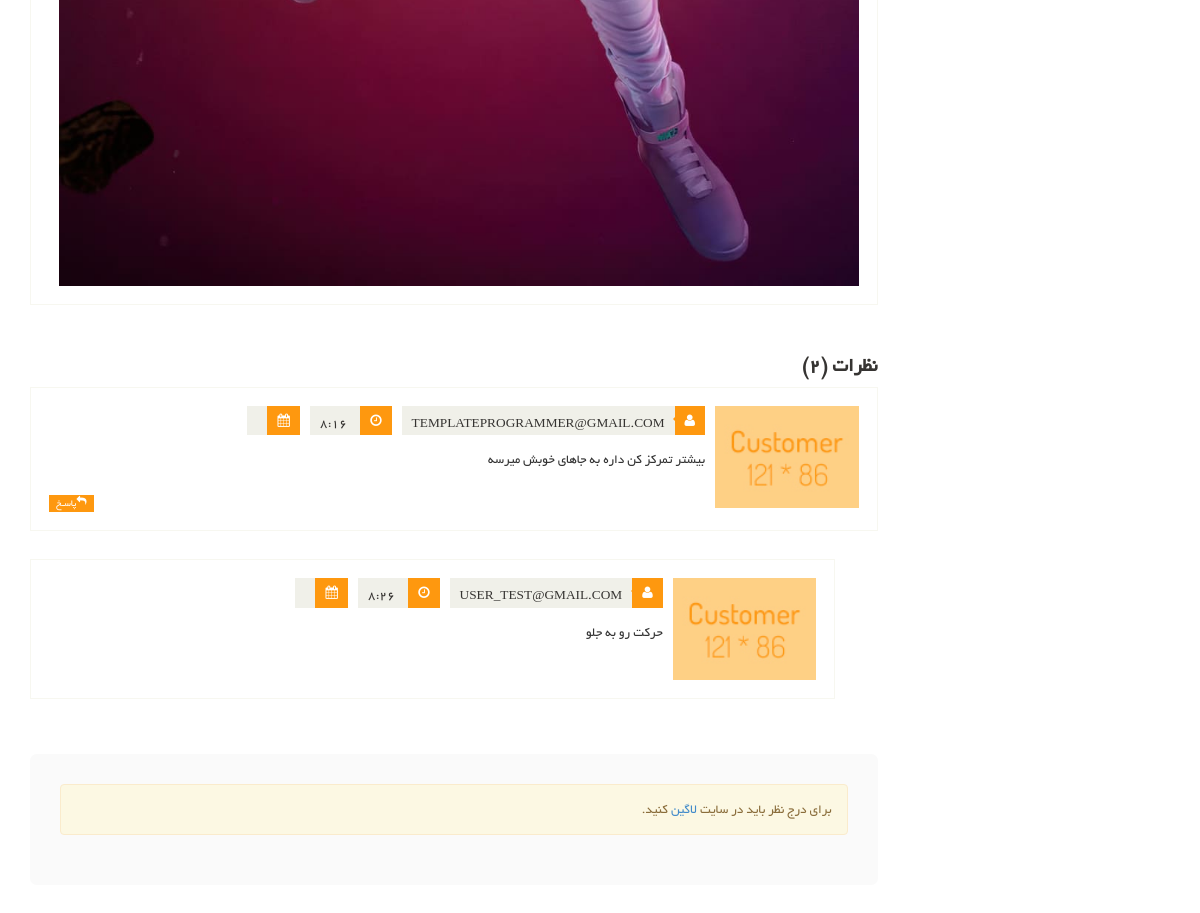
The page /articles/3/ (lower part) on the database as committed earlier.
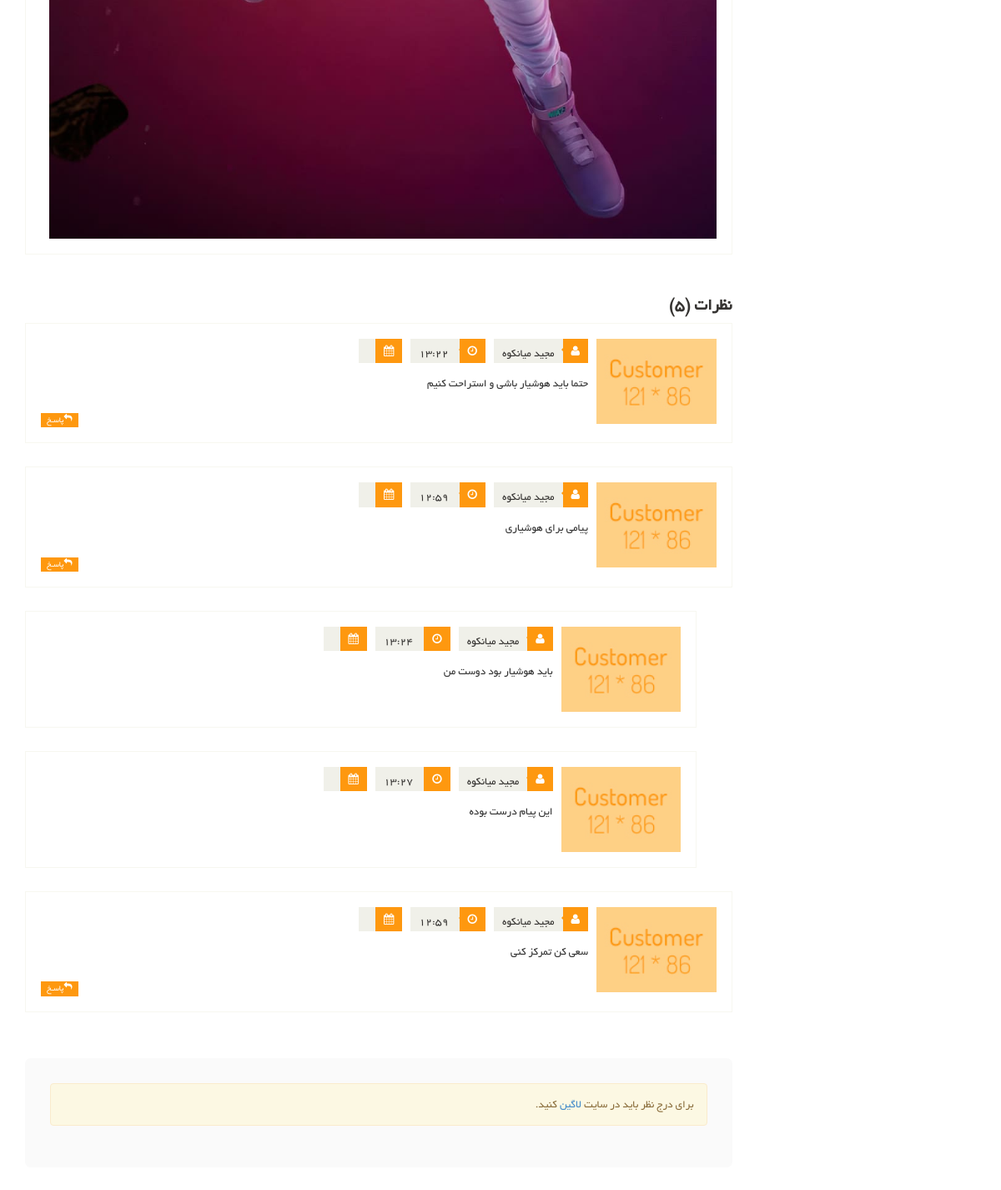
The same page on the database as committed later.
### article_module/models.py (models this page shows, shortened)
class ArticleComment(models.Model):
    article = models.ForeignKey(Article, on_delete=models.CASCADE, verbose_name='مقاله')
    parent = models.ForeignKey('ArticleComment', null=True, blank=True, on_delete=models.CASCADE, verbose_name='والد')
    user = models.ForeignKey(User, null=True, blank=True, on_delete=models.CASCADE, verbose_name='کاربر')
    create_date = models.DateTimeField(auto_now_add=True, verbose_name='تاریخ ثبت')
    text = models.TextField(verbose_name='متن نظر')
    class Meta:
        verbose_name = 'نظر مقاله'
        verbose_name_plural = 'نظرات مقاله'

### account_module/models.py (models this page shows)
class User(AbstractUser):
    avatar = models.ImageField(upload_to='images/profile', verbose_name='تصویر اواتار', null=True, blank=True)
    email_active_code = models.CharField(max_length=150, verbose_name='کد فعال سازی ایمیل')
    about_user = models.TextField(null=True, blank=True, verbose_name='درباره شخص')
    class Meta:
        verbose_name = 'کاربر'
        verbose_name_plural = 'کاربران'
    def __str__(self):
        if self.first_name is not '' and self.last_name is not '':
            return self.get_full_name()
        return self.email

### article_module/views.py (the view)
# urls.py: path('<pk>/', views.ArticleDetailView.as_view(), name='articles_detail'),
class ArticleDetailView(DetailView):
    model = Article
    template_name = 'article_module/article_detail_page.html'
    def get_queryset(self):
        query = super(ArticleDetailView, self).get_queryset()
        query = query.filter(is_active=True)
        return query
    def get_context_data(self, **kwargs):
        context = super(ArticleDetailView, self).get_context_data()
        article: Article = kwargs.get('object')
        context['comments'] = ArticleComment.objects.filter(article_id=article.id, parent_id=None).order_by('-create_date').prefetch_related('articlecomment_set')
        context['comments_count'] = ArticleComment.objects.filter(article_id=article.id, ).count()
        return context

### article_module/models.py (called while the page is built)
    def get_jalali_create_time(self):
        return self.created_date.strftime('%H:%M')

### polls/templatetags/poll_extras.py (called while the page is built)
@register.filter(name="show_jalali_date")
def show_jalali_date(value):
    return date2jalali(value)

### article_module/templates/article_module/article_detail_page.html (shortened to what the changed rows need)
{% extends 'shared/_layout.html' %}
{% load render_partial %}
{% load thumbnail %}
{% load poll_extras %}
{% block content %}
<section>
    <div class="container">
        <div class="row">
            <div class="col-sm-9">
                <div class="response-area" id='comments_area'>
                    <h2> نظرات ({{ comments_count}})</h2>
                    <ul class="media-list">
                        {% for comment in comments %}
                            <li class="media" id='single_comment_box_{{ comment.id }}'>
                                <a class="pull-right" href="#">
                                    <img class="media-object" src="/static/images/blog/Customer.jpg" alt="">
                                </a>
                                <div class="media-body">
                                    <ul class="sinlge-post-meta">
                                        <li><i class="fa fa-user"></i>{{comment.user}}</li>
                                        <li><i class="fa fa-clock-o"></i> {{comment.create_date| time }}</li>
                                        <li><i class="fa fa-calendar"></i>{{comment.create_date| show_jalali_date}}</li>
                                    </ul>
                                    <p>
                                        {{comment.text}}
                                    </p>
                                    <a class="btn btn-primary" onclick="fillParentId({{ comment.id }})"><i class="fa fa-reply"></i>پاسـخ</a>
                                </div>
                            </li>
                            {% for sub_comment in comment.articlecomment_set.all %}
                            <li class="media second-media" id='single_comment_box_{{ comment.id }}'>
                                <a class="pull-right" href="#">
                                    <img class="media-object" src="/static/images/blog/Customer.jpg" alt="">
                                </a>
                                <div class="media-body">
                                    <ul class="sinlge-post-meta">
                                        <li><i class="fa fa-user"></i>{{sub_comment.user}}</li>
                                        <li><i class="fa fa-clock-o"></i> {{sub_comment.create_date| time }}</li>
                                        <li><i class="fa fa-calendar"></i>{{sub_comment.create_date| show_jalali_date}}</li>
                                    </ul>
                                    <p>
                                        {{sub_comment.text}}
                                    </p>
                                </div>
                            </li>
                            {% endfor %}
                        {% endfor %}
                    </ul>
                </div>
            </div>
        </div>
    </div>
</section>
{% endblock %}

Rows that differ between the two databases and show on the page:
removed ArticleComment: user "TEMPLATEPROGRAMMER@GMAIL.COM", create_date "8:16", text "بیشتر تمرکز کن داره به جاهای خوبش میرسه", shown under "نظرات (2)"
removed ArticleComment: user "USER_TEST@GMAIL.COM", create_date "8:26", text "حرکت رو به جلو", shown under "TEMPLATEPROGRAMMER@GMAIL.COM"
added ArticleComment: user "مجید میانکوه", create_date "13:22", text "حتما باید هوشیار باشی و استراحت کنیم", shown under "نظرات (5)"
added ArticleComment: user "مجید میانکوه", create_date "12:59", text "پیامی برای هوشیاری", shown under "نظرات (5)"
added ArticleComment: user "مجید میانکوه", create_date "13:24", text "باید هوشیار بود دوست من"
added ArticleComment: user "مجید میانکوه", create_date "13:27", text "این پیام درست بوده"
added ArticleComment: user "مجید میانکوه", create_date "12:59", text "سعی کن تمرکز کنی", shown under "نظرات (5)"
Other text that changed with them:
{{ comments_count }}: "2" → "5"
